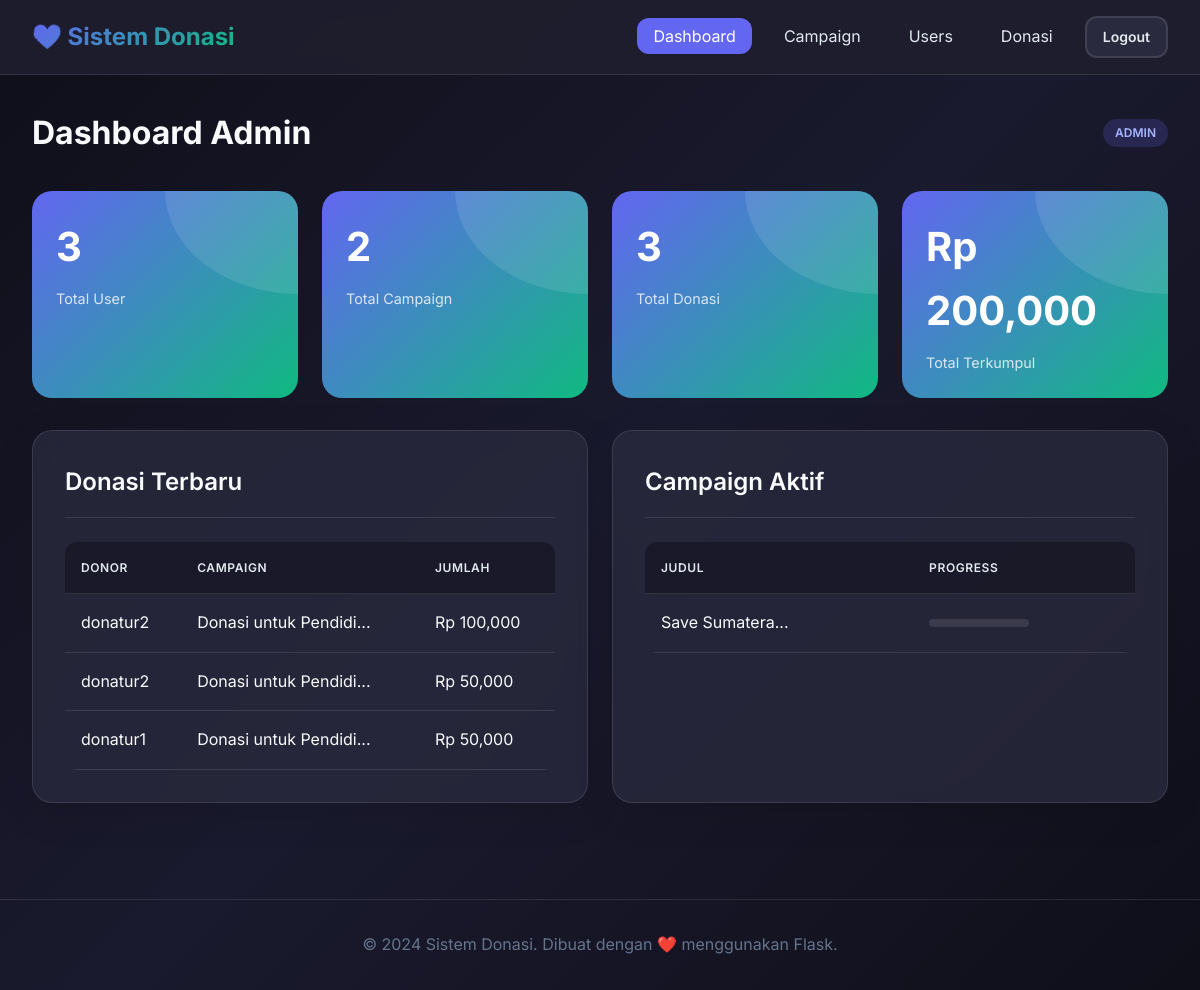
The page /admin/ (signed in) on the database its author committed.
### app/models.py (models this page shows, shortened)
class User(UserMixin, db.Model):
    id = db.Column(db.Integer, primary_key=True)
    username = db.Column(db.String(80), unique=True, nullable=False)
    email = db.Column(db.String(120), unique=True, nullable=False)
    password_hash = db.Column(db.String(256), nullable=False)
    role = db.Column(db.String(20), default='donor')
    created_at = db.Column(db.DateTime, default=datetime.utcnow)
    donations = db.relationship('Donation', backref='donor', lazy='dynamic', cascade='all, delete-orphan')
    def is_admin(self):
        return self.role == 'admin'

class Donation(db.Model):
    id = db.Column(db.Integer, primary_key=True)
    user_id = db.Column(db.Integer, db.ForeignKey('user.id'), nullable=False)
    campaign_id = db.Column(db.Integer, db.ForeignKey('campaign.id'), nullable=False)
    amount = db.Column(db.Float, nullable=False)
    message = db.Column(db.Text)
    created_at = db.Column(db.DateTime, default=datetime.utcnow)

class Campaign(db.Model):
    id = db.Column(db.Integer, primary_key=True)
    title = db.Column(db.String(200), nullable=False)
    description = db.Column(db.Text)
    image = db.Column(db.String(255))  # Featured image filename
    target_amount = db.Column(db.Float, nullable=False)
    collected_amount = db.Column(db.Float, default=0)
    is_active = db.Column(db.Boolean, default=True)
    created_at = db.Column(db.DateTime, default=datetime.utcnow)
    donations = db.relationship('Donation', backref='campaign', lazy='dynamic', cascade='all, delete-orphan')
    def progress_percentage(self):
        if self.target_amount == 0:
            return 0
        return min(100, (self.collected_amount / self.target_amount) * 100)

### app/routes/admin.py (the view)
@admin_bp.route('/')
@admin_required
def dashboard():
    total_users = User.query.count()
    total_campaigns = Campaign.query.count()
    total_donations = Donation.query.count()
    total_collected = db.session.query(db.func.sum(Donation.amount)).scalar() or 0
    recent_donations = Donation.query.order_by(Donation.created_at.desc()).limit(5).all()
    active_campaigns = Campaign.query.filter_by(is_active=True).limit(5).all()
    return render_template('admin/dashboard.html',
                          title='Admin Dashboard',
                          total_users=total_users,
                          total_campaigns=total_campaigns,
                          total_donations=total_donations,
                          total_collected=total_collected,
                          recent_donations=recent_donations,
                          active_campaigns=active_campaigns)

### app/models.py (called while the page is built)
@login_manager.user_loader
def load_user(id):
    return User.query.get(int(id))

### app/routes/admin.py (called while the page is built)
def admin_required(f):
    @wraps(f)
    @login_required
    def decorated_function(*args, **kwargs):
        if not current_user.is_admin():
            abort(403)
        return f(*args, **kwargs)
    return decorated_function

### app/templates/admin/dashboard.html (shortened to what this page needs)
{% extends "base.html" %}
{% block content %}
<div class="page-header">
    <h1 class="page-title">Dashboard Admin</h1>
    <span class="badge badge-primary">{{ current_user.username }}</span>
</div>
<div class="stats-grid">
    <div class="stat-card">
        <div class="stat-value">{{ total_users }}</div>
        <div class="stat-label">Total User</div>
    </div>
    <div class="stat-card">
        <div class="stat-value">{{ total_campaigns }}</div>
        <div class="stat-label">Total Campaign</div>
    </div>
    <div class="stat-card">
        <div class="stat-value">{{ total_donations }}</div>
        <div class="stat-label">Total Donasi</div>
    </div>
    <div class="stat-card">
        <div class="stat-value">Rp {{ "{:,.0f}".format(total_collected) }}</div>
        <div class="stat-label">Total Terkumpul</div>
    </div>
</div>
<div style="display: grid; grid-template-columns: 1fr 1fr; gap: 1.5rem;">
    <div class="card">
        <div class="card-header">
            <h2 class="card-title">Donasi Terbaru</h2>
        </div>
        {% if recent_donations %}
        <div class="table-container">
            <table>
                <thead>
                    <tr>
                        <th>Donor</th>
                        <th>Campaign</th>
                        <th>Jumlah</th>
                    </tr>
                </thead>
                <tbody>
                    {% for donation in recent_donations %}
                    <tr>
                        <td>{{ donation.donor.username }}</td>
                        <td>{{ donation.campaign.title[:20] }}...</td>
                        <td>Rp {{ "{:,.0f}".format(donation.amount) }}</td>
                    </tr>
                    {% endfor %}
                </tbody>
            </table>
        </div>
        {% else %}
        <div class="empty-state">
            <p>Belum ada donasi</p>
        </div>
        {% endif %}
    </div>
    <div class="card">
        <div class="card-header">
            <h2 class="card-title">Campaign Aktif</h2>
        </div>
        {% if active_campaigns %}
        <div class="table-container">
            <table>
                <thead>
                    <tr>
                        <th>Judul</th>
                        <th>Progress</th>
                    </tr>
                </thead>
                <tbody>
                    {% for campaign in active_campaigns %}
                    <tr>
                        <td>{{ campaign.title[:25] }}...</td>
                        <td>
                            <div class="progress" style="width: 100px;">
                            </div>
                        </td>
                    </tr>
                    {% endfor %}
                </tbody>
            </table>
        </div>
        {% else %}
        <div class="empty-state">
            <p>Belum ada campaign</p>
        </div>
        {% endif %}
    </div>
</div>
{% endblock %}

### app/static/css/style.css (style rules this page uses)
:root { --primary: #6366f1; --primary-dark: #4f46e5; --primary-light: #818cf8; --secondary: #10b981; --danger: #ef4444; --warning: #f59e0b; --info: #3b82f6; --dark: #1e1e2e; --dark-light: #2a2a3e; --light: #f8fafc; --gray: #64748b; --gray-light: #e2e8f0; --gradient: linear-gradient(135deg, var(--primary) 0%, var(--secondary) 100%); --shadow: 0 10px 40px rgba(0, 0, 0, 0.1); --shadow-lg: 0 20px 60px rgba(0, 0, 0, 0.15); --radius: 12px; --radius-lg: 20px; }
* { margin: 0; padding: 0; box-sizing: border-box; }
body { font-family: 'Inter', -apple-system, BlinkMacSystemFont, 'Segoe UI', Roboto, sans-serif; background: linear-gradient(135deg, #0f0f1a 0%, #1a1a2e 50%, #0f0f1a 100%); min-height: 100vh; color: var(--light); line-height: 1.6; }
.card { background: rgba(42, 42, 62, 0.8); backdrop-filter: blur(10px); border-radius: var(--radius-lg); padding: 2rem; border: 1px solid rgba(255, 255, 255, 0.1); box-shadow: var(--shadow); transition: transform 0.3s ease, box-shadow 0.3s ease; }
.card-header { margin-bottom: 1.5rem; padding-bottom: 1rem; border-bottom: 1px solid rgba(255, 255, 255, 0.1); }
.card-title { font-size: 1.5rem; font-weight: 600; color: var(--light); }
.stats-grid { display: grid; grid-template-columns: repeat(auto-fit, minmax(250px, 1fr)); gap: 1.5rem; margin-bottom: 2rem; }
.stat-card { background: var(--gradient); border-radius: var(--radius-lg); padding: 1.5rem; position: relative; overflow: hidden; }
.stat-card::before { content: ''; position: absolute; top: -50%; right: -50%; width: 100%; height: 100%; background: rgba(255, 255, 255, 0.1); border-radius: 50%; }
.stat-value { font-size: 2.5rem; font-weight: 700; color: white; }
.stat-label { font-size: 0.9rem; color: rgba(255, 255, 255, 0.8); margin-top: 0.5rem; }
.table-container { overflow-x: auto; border-radius: var(--radius); }
table { width: 100%; border-collapse: collapse; }
th, td { padding: 1rem; text-align: left; border-bottom: 1px solid rgba(255, 255, 255, 0.1); }
th { background: rgba(15, 15, 26, 0.5); font-weight: 600; color: var(--gray-light); text-transform: uppercase; font-size: 0.75rem; letter-spacing: 0.05em; }
.progress { height: 8px; background: rgba(255, 255, 255, 0.1); border-radius: 4px; overflow: hidden; }
.badge { display: inline-flex; padding: 0.25rem 0.75rem; font-size: 0.75rem; font-weight: 600; border-radius: 20px; text-transform: uppercase; }
.badge-primary { background: rgba(99, 102, 241, 0.2); color: #a5b4fc; }
.page-header { display: flex; justify-content: space-between; align-items: center; margin-bottom: 2rem; flex-wrap: wrap; gap: 1rem; }
.page-title { font-size: 2rem; font-weight: 700; }

### rows shown on the page
User: username "ADMIN"
Donation: donor.username "donatur2", campaign "Donasi untuk Pendidi", amount "100,000"
Donation: donor.username "donatur2", campaign "Donasi untuk Pendidi", amount "50,000"
Donation: donor.username "donatur1", campaign "Donasi untuk Pendidi", amount "50,000"
Campaign: title "Save Sumatera"

### other values the page prints
{{ total_users }} "3"
{{ total_campaigns }} "2"
{{ total_donations }} "3"
{{ "{:,.0f}".format(total_collected) }} "200,000"
